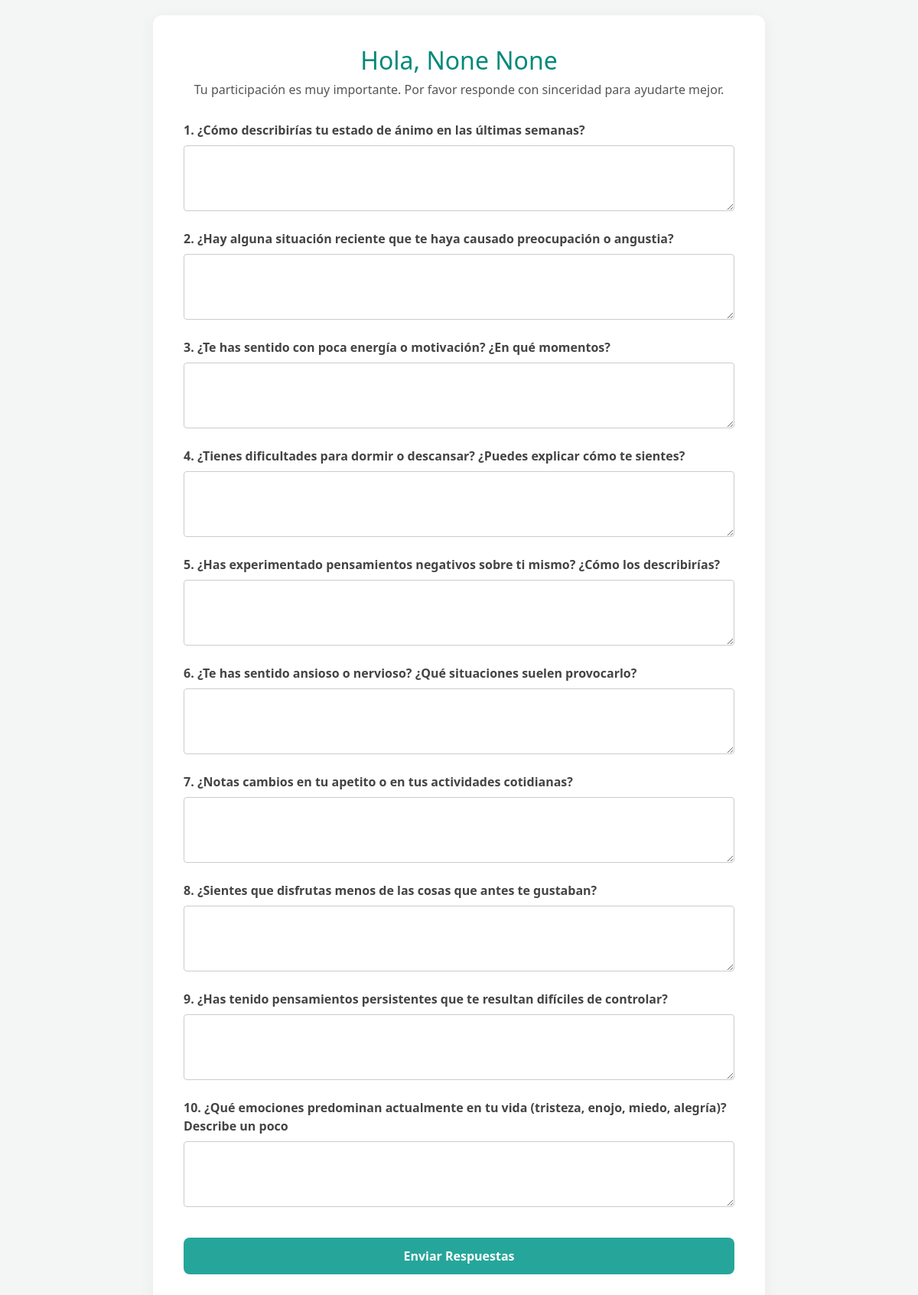
The app's page /alithor/cuestionarios/ with its own data.
### alithor/models.py (models this page shows)
class Pregunta(models.Model):
    texto_pregunta = models.TextField()
    tipo_pregunta = models.CharField(max_length=50, blank=True, null=True)
    creado_en = models.DateTimeField(auto_now_add=True)

### alithor/views.py (the view)
# urls.py: path('cuestionarios/', views.CuestionariosView.as_view(), name='cuestionarios'),
class CuestionariosView(View):
    def get(self, request):
        nombre = request.session.get('nombre')
        apellido = request.session.get('apellido')
        rol = request.session.get('rol')
        preguntas = Pregunta.objects.all()
        context = {
            'nombre': nombre,
            'apellido': apellido,
            'rol': rol,
            'preguntas': preguntas,
        }
        return render(request, 'cuestionarios.html', context)

### templates/cuestionarios.html (shortened to what this page needs)
<!DOCTYPE html>
<html lang="es">
<head>
  <link href="https://stackpath.bootstrapcdn.com/bootstrap/4.5.2/css/bootstrap.min.css" rel="stylesheet" />
  <link href="https://cdnjs.cloudflare.com/ajax/libs/font-awesome/5.15.4/css/all.min.css" rel="stylesheet" />
</head>
<body>
<div class="form-container">
  <h2>Hola, {{ nombre }} {{ apellido }}</h2>
  <h5>Tu participación es muy importante. Por favor responde con sinceridad para ayudarte mejor.</h5>
  <form id="cuestionarioForm" method="POST">
    {% for pregunta in preguntas %}
      <div class="form-group mt-4">
        <label>{{ forloop.counter }}. {{ pregunta.texto_pregunta }}</label>
        {% if pregunta.tipo_pregunta == "Abierta" %}
          <textarea name="respuesta_{{ pregunta.id }}" class="form-control" rows="3" required></textarea>
        {% endif %}
      </div>
    {% endfor %}
    <button type="submit" class="btn btn-primary mt-4">Enviar Respuestas</button>
  </form>
</div>
</body>
</html>

### templates/cuestionarios.html (style rules this page uses)
body { background-color: #f3f6f5; color: #333; font-family: 'Segoe UI', sans-serif; display: flex; align-items: center; justify-content: center; min-height: 100vh; padding: 20px; }
.form-container { background-color: #ffffff; padding: 40px; border-radius: 12px; width: 100%; max-width: 800px; box-shadow: 0 4px 20px rgba(0, 0, 0, 0.05); }
h2 { color: #00897b; text-align: center; margin-bottom: 10px; }
h5 { text-align: center; font-weight: 400; font-size: 16px; color: #555; margin-bottom: 30px; }
label { font-weight: 600; color: #444; }
.form-control { background-color: #fff; border: 1px solid #ccc; color: #333; }
.btn-primary { background-color: #26a69a; border: none; border-radius: 8px; padding: 12px 20px; font-size: 16px; font-weight: 600; width: 100%; }

### records on screen
Pregunta: texto_pregunta "¿Cómo describirías tu estado de ánimo en las últimas semanas?"
Pregunta: texto_pregunta "¿Hay alguna situación reciente que te haya causado preocupación o angustia?"
Pregunta: texto_pregunta "¿Te has sentido con poca energía o motivación? ¿En qué momentos?"
Pregunta: texto_pregunta "¿Tienes dificultades para dormir o descansar? ¿Puedes explicar cómo te sientes?"
Pregunta: texto_pregunta "¿Has experimentado pensamientos negativos sobre ti mismo? ¿Cómo los describirías?"
Pregunta: texto_pregunta "¿Te has sentido ansioso o nervioso? ¿Qué situaciones suelen provocarlo?"
Pregunta: texto_pregunta "¿Notas cambios en tu apetito o en tus actividades cotidianas?"
Pregunta: texto_pregunta "¿Sientes que disfrutas menos de las cosas que antes te gustaban?"
Pregunta: texto_pregunta "¿Has tenido pensamientos persistentes que te resultan difíciles de controlar?"
Pregunta: texto_pregunta "¿Qué emociones predominan actualmente en tu vida (tristeza, enojo, miedo, alegría)? Describe un poco"

### other values on screen
{{ nombre }} "None"
{{ apellido }} "None"
